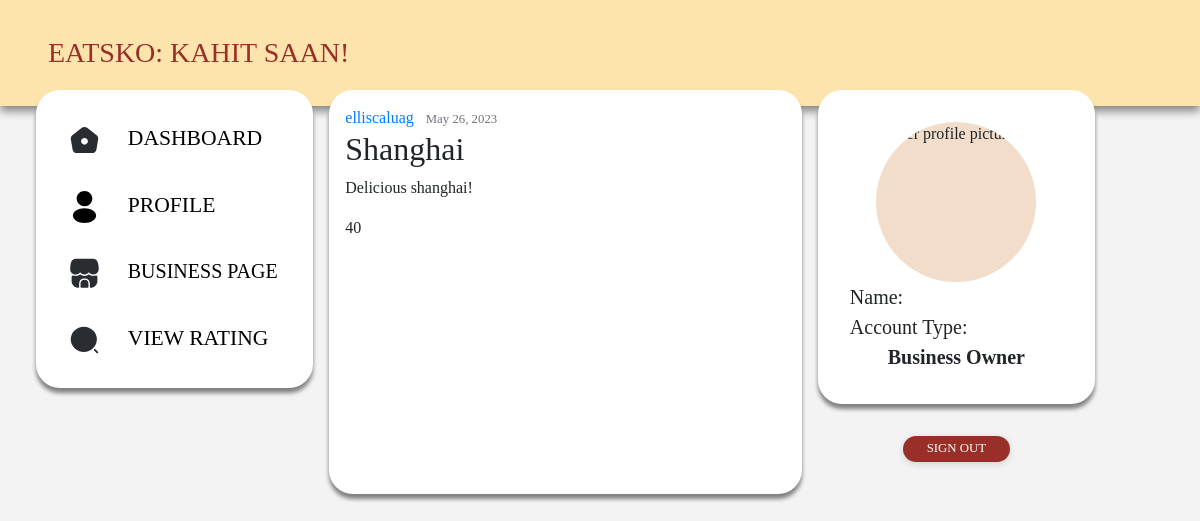
Screenshot of /business/menu/7/ with the database file from the repository.
### userdashboard/models.py (models this page shows, shortened)
class Menu(models.Model):
    title = models.CharField(max_length=100)
    eatery = models.ForeignKey(Eatery, on_delete=models.CASCADE, null=True, related_name='menuitems')
    content = models.TextField()
    price = models.IntegerField(null=True, blank=True)
    date_posted = models.DateTimeField(default=timezone.now)
    author = models.ForeignKey(User, on_delete=models.CASCADE)

### businessdashboard/views.py (the view)
# urls.py: path('menu/<int:pk>/', MenuDetailView.as_view(), name='menu-detail'),
class MenuDetailView(DetailView):
    model = Menu
    template_name = 'businessdashboard/menu_detail.html'
    context_object_name = 'menu'

### businessdashboard/templates/businessdashboard/menu_detail.html (shortened to what this page needs)
{% extends "businessdashboard/base.html" %}
{% block content %}
  <article class="media content-section">
    <div class="media-body">
      <div class="article-metadata">
        <a class="mr-2" href="#">{{ object.author }}</a>
        <small class="text-muted">{{ object.date_posted|date:"F d, Y" }}</small>
      </div>
      <h2 class="article-title">{{ object.title }}</h2>
      <p class="article-content">{{ object.content }}</p>
      <p class="article-price">{{ object.price }}</p>
    </div>
  </article>
{% endblock content %}

### businessdashboard/static/cssbusiness/main.css (style rules this page uses)
:root { --primary-color: #982f28; --secondary-color: #fde4ac; --tertiary-color: #f2dcca; --icon-color: #d58b4f; --bg-color: #F3F3F3; }
* { font-family: Montserrat; }
body { background: var(--bg-color); height: 100%; }
html { height: 100%; }

### rows the page displays
Menu: author "elliscaluag", date_posted "May 26, 2023", title "Shanghai", content "Delicious shanghai!", price "40"
